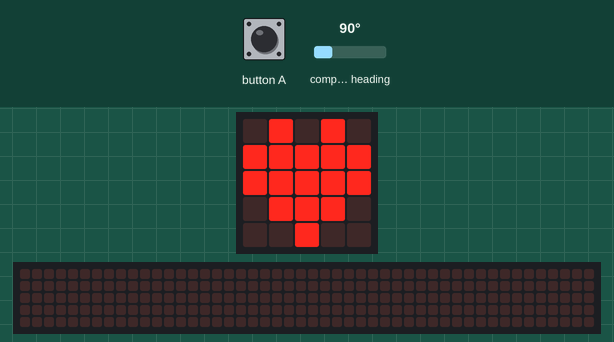
This program was run on a simulated BBC micro:bit (MakeCode). Shown: the board's 5×5 LED display, a strip that is not on the board, showing the scrolling text unrolled. The test bench sets the inputs (shaded band); at power-on: compass heading 90°. The 48×5 strip is a reading aid, not a part: it shows the text the display is scrolling, unrolled, one strip-width of it at a time; the compass is already calibrated.

Above: at 0.1 s.
1.5 s: button A pressed for 0.15 s
At 4.49 s:
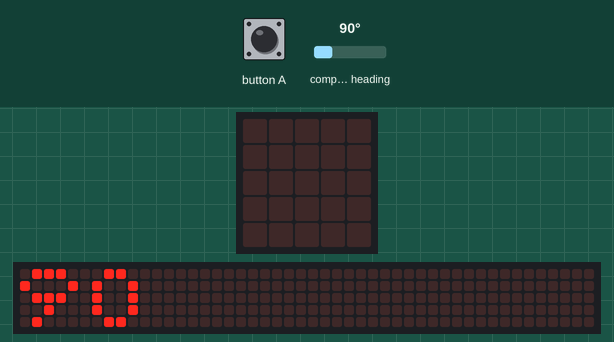
At 5.1 s:
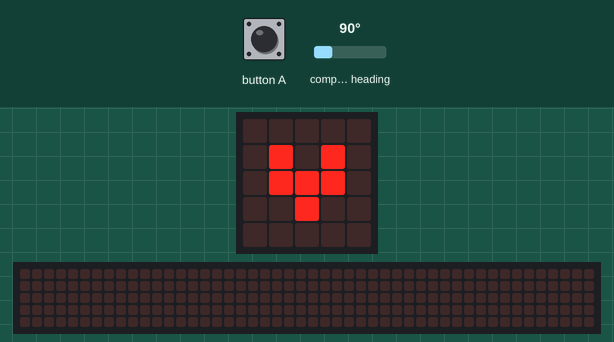
5.2 s: button A pressed for 0.15 s
At 5.8 s:
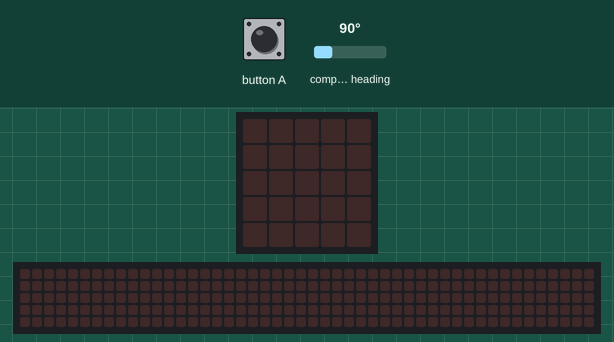
Timing chart, 0 to 8.2 s (numbered marks = the images above; inputs shaded):
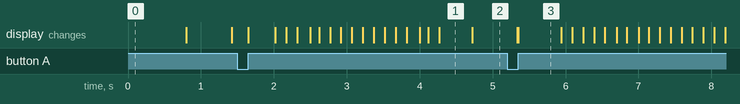

The program:

main.ts
```typescript
input.onButtonPressed(Button.A, function () {
    basic.clearScreen()
    basic.showNumber(input.compassHeading())
})
basic.forever(function () {
    basic.clearScreen()
    basic.showIcon(IconNames.Heart)
    basic.pause(200)
    basic.showIcon(IconNames.SmallHeart)
})
```

test.ts
```typescript
// aquí va el archivo "tests"; esto no se compilará cuando este paquete se utilice como una extensión.
```

Measured:
- after the input at 1.5 s, the display: first changes after 0.15 s (image 1 shows a later state)
- after the input at 5.2 s, the display: first differs from a run without the input after 0.15 s (image 3)
- what the display in image 1 shows lasts 0.4 s, from 4.3 s to 4.7 s
- what the display in image 3 shows lasts 0.5 s, from 5.4 s to 5.9 s
